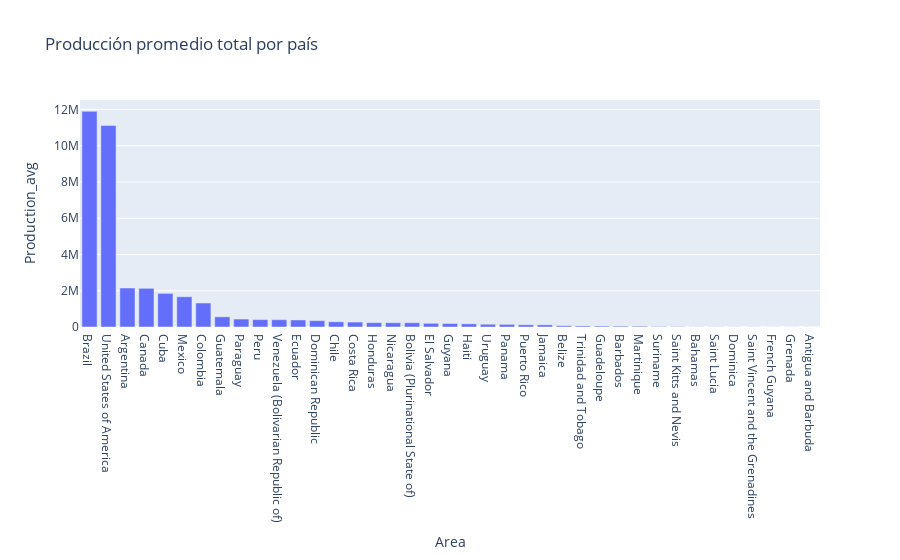

Notebook cell for this chart:
### Code cell
# -----------------------
# Producción promedio por país
# -----------------------
prod_avg = production_long.groupby('Area')['Production'].mean().sort_values(ascending=False)
df_bar = prod_avg.reset_index().rename(columns={'Production':'Production_avg'})

fig3 = px.bar(
    df_bar,
    x='Area',
    y='Production_avg',
    title='Producción promedio total por país'
)
fig3.show()

### Figure 1 — Plotly figure (JSON) as saved in the notebook; plotly's stock layout.template omitted (floating-point values rounded to 4 significant figures)
{"data": [{"hovertemplate": "Area=%{x}<br>Production_avg=%{y}<extra></extra>", "legendgroup": "", "marker": {"color": "#636efa", "pattern": {"shape": ""}}, "name": "", "orientation": "v", "showlegend": false, "textposition": "auto", "type": "bar", "x": ["Brazil", "United States of America", "Argentina", "Canada", "Cuba", "Mexico", "Colombia", "Guatemala", "Paraguay", "Peru", "Venezuela (Bolivarian Republic of)", "Ecuador", "Dominican Republic", "Chile", "Costa Rica", "Honduras", "Nicaragua", "Bolivia (Plurinational State of)", "El Salvador", "Guyana", "Haiti", "Uruguay", "Panama", "Puerto Rico", "Jamaica", "Belize", "Trinidad and Tobago", "Guadeloupe", "Barbados", "Martinique", "Suriname", "Saint Kitts and Nevis", "Bahamas", "Saint Lucia", "Dominica", "Saint Vincent and the Grenadines", "French Guyana", "Grenada", "Antigua and Barbuda"], "xaxis": "x", "y": [11900000.0, 11120000.0, 2151000.0, 2134000.0, 1855000.0, 1669000.0, 1324000.0, 562000.0, 438200.0, 408500.0, 402200.0, 388400.0, 351500.0, 287500.0, 271800.0, 238900.0, 235100.0, 234600.0, 203800.0, 191300.0, 174200.0, 151100.0, 144600.0, 121500.0, 118200.0, 69360.0, 59670.0, 52940.0, 48270.0, 42500.0, 27950.0, 18350.0, 9301.0, 8086.0, 6295.0, 6238.0, 3935.0, 2776.0, 2252.0], "yaxis": "y"}], "layout": {"barmode": "relative", "legend": {"tracegroupgap": 0}, "title": {"text": "Producción promedio total por país"}, "xaxis": {"anchor": "y", "domain": [0, 1], "title": {"text": "Area"}}, "yaxis": {"anchor": "x", "domain": [0, 1], "title": {"text": "Production_avg"}}}}
